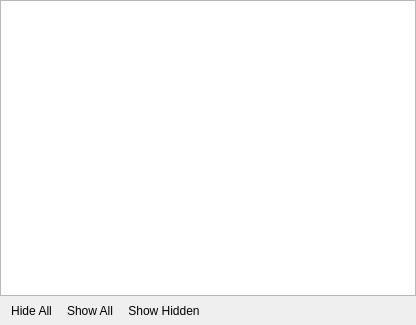
<?xml version="1.0" encoding="UTF-8"?>
<ui version="4.0">
 <class>vsTrackTreeWidget</class>
 <widget class="QWidget" name="vsTrackTreeWidget">
  <property name="geometry">
   <rect>
    <x>0</x>
    <y>0</y>
    <width>416</width>
    <height>325</height>
   </rect>
  </property>
  <layout class="QVBoxLayout" name="verticalLayout">
   <property name="spacing">
    <number>0</number>
   </property>
   <property name="margin">
    <number>0</number>
   </property>
   <item>
    <widget class="vsTrackTreeView" name="tree">
     <property name="acceptDrops">
      <bool>true</bool>
     </property>
     <property name="editTriggers">
      <set>QAbstractItemView::NoEditTriggers</set>
     </property>
     <property name="showDropIndicator" stdset="0">
      <bool>false</bool>
     </property>
     <property name="dragEnabled">
      <bool>true</bool>
     </property>
     <property name="dragDropMode">
      <enum>QAbstractItemView::DragDrop</enum>
     </property>
     <property name="alternatingRowColors">
      <bool>true</bool>
     </property>
     <property name="selectionMode">
      <enum>QAbstractItemView::ExtendedSelection</enum>
     </property>
     <property name="rootIsDecorated">
      <bool>false</bool>
     </property>
     <property name="uniformRowHeights">
      <bool>true</bool>
     </property>
     <property name="allColumnsShowFocus">
      <bool>true</bool>
     </property>
    </widget>
   </item>
   <item>
    <widget class="QToolBar" name="toolBar">
     <property name="toolButtonStyle">
      <enum>Qt::ToolButtonFollowStyle</enum>
     </property>
     <addaction name="actionHideAll"/>
     <addaction name="actionShowAll"/>
     <addaction name="actionShowHiddenItems"/>
    </widget>
   </item>
  </layout>
  <action name="actionHideAll">
   <property name="text">
    <string>Hide All</string>
   </property>
   <property name="toolTip">
    <string>Set visibility state of all tracks to hidden</string>
   </property>
   <property name="shortcut">
    <string>H, A</string>
   </property>
   <property name="shortcutContext">
    <enum>Qt::WidgetWithChildrenShortcut</enum>
   </property>
  </action>
  <action name="actionShowAll">
   <property name="text">
    <string>Show All</string>
   </property>
   <property name="toolTip">
    <string>Set visibility state of all tracks to shown</string>
   </property>
   <property name="shortcut">
    <string>S, A</string>
   </property>
   <property name="shortcutContext">
    <enum>Qt::WidgetWithChildrenShortcut</enum>
   </property>
  </action>
  <action name="actionShowHiddenItems">
   <property name="checkable">
    <bool>true</bool>
   </property>
   <property name="checked">
    <bool>false</bool>
   </property>
   <property name="text">
    <string>Show Hidden</string>
   </property>
   <property name="toolTip">
    <string>Toggle visibility of hidden tracks</string>
   </property>
   <property name="shortcut">
    <string>S, H</string>
   </property>
   <property name="shortcutContext">
    <enum>Qt::WidgetWithChildrenShortcut</enum>
   </property>
  </action>
  <action name="actionShowSelected">
   <property name="text">
    <string>&amp;Show</string>
   </property>
   <property name="toolTip">
    <string>Show selected tracks</string>
   </property>
   <property name="shortcut">
    <string>S, S</string>
   </property>
   <property name="shortcutContext">
    <enum>Qt::WidgetWithChildrenShortcut</enum>
   </property>
  </action>
  <action name="actionHideSelected">
   <property name="text">
    <string>&amp;Hide</string>
   </property>
   <property name="toolTip">
    <string>Hide selected tracks</string>
   </property>
   <property name="shortcut">
    <string>H, S</string>
   </property>
   <property name="shortcutContext">
    <enum>Qt::WidgetWithChildrenShortcut</enum>
   </property>
  </action>
  <action name="actionJumpToStart">
   <property name="text">
    <string>&amp;Jump to Start</string>
   </property>
   <property name="toolTip">
    <string>Seek to the temporal and spatial start of the selected track</string>
   </property>
   <property name="shortcut">
    <string>J</string>
   </property>
   <property name="shortcutContext">
    <enum>Qt::WidgetWithChildrenShortcut</enum>
   </property>
  </action>
  <action name="actionJumpToEnd">
   <property name="text">
    <string>Jump to &amp;End</string>
   </property>
   <property name="toolTip">
    <string>Seek to the temporal and spatial end of the selected track</string>
   </property>
   <property name="shortcut">
    <string>Shift+J</string>
   </property>
   <property name="shortcutContext">
    <enum>Qt::WidgetWithChildrenShortcut</enum>
   </property>
  </action>
  <action name="actionFollowTrack">
   <property name="icon">
    <iconset resource="../../Icons/vsp.qrc">
     <normaloff>:/icons/16x16/target</normaloff>:/icons/16x16/target</iconset>
   </property>
   <property name="text">
    <string>&amp;Follow Track</string>
   </property>
   <property name="toolTip">
    <string>Emit geolocation for sensor tracking of object</string>
   </property>
  </action>
  <action name="actionCancelFollowing">
   <property name="icon">
    <iconset resource="../../Icons/vsp.qrc">
     <normaloff>:/icons/16x16/target-cancel</normaloff>:/icons/16x16/target-cancel</iconset>
   </property>
   <property name="text">
    <string>&amp;Cancel Following</string>
   </property>
   <property name="toolTip">
    <string>Cancel all track and event following</string>
   </property>
  </action>
  <action name="actionAddStar">
   <property name="enabled">
    <bool>false</bool>
   </property>
   <property name="text">
    <string>&amp;Add Star</string>
   </property>
   <property name="toolTip">
    <string>Mark selected event(s) as starred</string>
   </property>
  </action>
  <action name="actionRemoveStar">
   <property name="enabled">
    <bool>false</bool>
   </property>
   <property name="text">
    <string>&amp;Remove Star</string>
   </property>
   <property name="toolTip">
    <string>Mark selected event(s) as not starred</string>
   </property>
  </action>
  <action name="actionEditNote">
   <property name="icon">
    <iconset resource="../../Icons/vsp.qrc">
     <normaloff>:/icons/16x16/edit</normaloff>:/icons/16x16/edit</iconset>
   </property>
   <property name="text">
    <string>Edit &amp;Note...</string>
   </property>
   <property name="toolTip">
    <string>Edit event note</string>
   </property>
  </action>
 </widget>
 <customwidgets>
  <customwidget>
   <class>vsTrackTreeView</class>
   <extends>QTreeView</extends>
   <header>vsTrackTreeView.h</header>
  </customwidget>
 </customwidgets>
 <resources>
  <include location="../../Icons/vsp.qrc"/>
 </resources>
 <connections/>
</ui>
